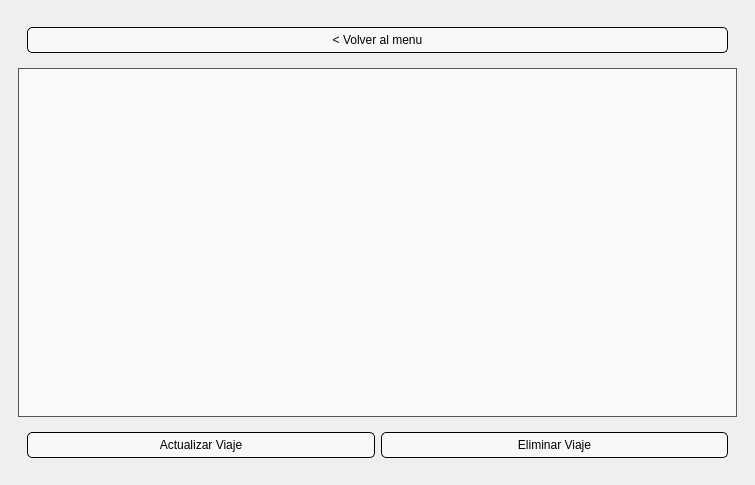
<?xml version="1.0" encoding="UTF-8"?>
<ui version="4.0">
 <class>GestionViajes</class>
 <widget class="QMainWindow" name="GestionViajes">
  <property name="geometry">
   <rect>
    <x>0</x>
    <y>0</y>
    <width>755</width>
    <height>485</height>
   </rect>
  </property>
  <property name="minimumSize">
   <size>
    <width>755</width>
    <height>485</height>
   </size>
  </property>
  <property name="windowTitle">
   <string>Gestión de Viajes</string>
  </property>
  <widget class="QWidget" name="principal">
   <property name="styleSheet">
    <string notr="true">#principal{
background-image: url(:/icons/recursos/media/fondo.jpg);
background-repeat: no-repeat;
background-position: center;
background-attachment: fixed;
}
QTableWidget {
background-color: rgba(255, 255, 255, 150); /* Fondo blanco con 150 de opacidad (0-255) */
color: black; 
border: 1px solid #555; /* Borde gris */
padding: 5px; /* Espaciado interno */
}
QTableWidget::item {
padding: 5px; /* Espaciado interno en cada item */
color: black; 
margin: 5px; /* Espaciado externo en cada item */
}
QTableWidget::item:selected {
background-color: rgba(100, 100, 255, 200); /* Fondo azul al seleccionar un item */
color: black; /* Color del texto al seleccionar */
}
QTableWidget QTableCornerButton::section {
background-color: rgba(255, 255, 255, 50); /* Fondo semitransparente para las cabeceras */
color: black; /* Color del texto en las cabeceras */
border: 1px solid black; /* Borde negro */
}
QTableWidget::horizontalHeader {
background-color: rgba(255, 255, 255, 50); /* Fondo semitransparente para las cabeceras horizontales */
color: black; /* Color del texto en las cabeceras */
border: 1px solid black; /* Borde negro */
}
QPushButton {
background-color: rgba(255, 255, 255, 150); /* Fondo semitransparente para los botones */
color: black; /* Color del texto en los botones */
border: 1px solid black; /* Borde negro */
padding: 5px; /* Espaciado interno */
border-radius: 5px; /* Bordes redondeados */
}
QPushButton:hover {
background-color: rgba(200, 200, 200, 200); /* Fondo más oscuro al pasar el ratón */
}
QPushButton:pressed {
background-color: rgba(150, 150, 150, 200); /* Fondo aún más oscuro al presionar */
}</string>
   </property>
   <layout class="QVBoxLayout" name="verticalLayout_3">
    <item>
     <widget class="QWidget" name="widget" native="true">
      <layout class="QVBoxLayout" name="verticalLayout">
       <item>
        <widget class="QWidget" name="widget" native="true">
         <layout class="QHBoxLayout" name="horizontalLayout">
          <item>
           <widget class="QPushButton" name="boton_volver_menu">
            <property name="text">
             <string>&lt; Volver al menu</string>
            </property>
           </widget>
          </item>
         </layout>
        </widget>
       </item>
       <item>
        <widget class="QTableWidget" name="tabla_viajes">
         <property name="styleSheet">
          <string notr="true">QTableWidget {
    background-color: rgba(255, 255, 255, 180); /* Fondo blanco semi-transparente /
    border: 1px solid gray; / Borde negro /
    gridline-color: black; / Líneas de la tabla en negro /
    font-size: 14px;
    selection-background-color: rgba(100, 100, 255, 150); / Color al seleccionar fila /
}

QHeaderView::section {
    background-color: rgba(255, 255, 255, 200); / Fondo blanco para los encabezados /
    font-weight: bold;
    padding: 5px;
}

QTableWidget QHeaderView::section {
    border: none; / Quitar bordes alrededor de los encabezados /
}

QTableWidget QTableCornerButton::section {
    background-color: rgba(255, 255, 255, 200); / Esquina superior izquierda /
}

QHeaderView::section {
    background: rgba(255, 255, 255, 200); / Fondo blanco en los encabezados /
    font-weight: bold; / Negrita en los encabezados /
    border: 1px solid black;
}

QHeaderView::section:disabled {
    background: rgba(220, 220, 220, 180); / Fondo de encabezados deshabilitados /
}

QHeaderView::section {
    border: 1px solid black; / Borde negro /
    padding: 5px;
}

QTableWidget::horizontalHeader {
    qproperty-contains: false; / Deshabilitar la interacción con los encabezados */
}</string>
         </property>
         <attribute name="horizontalHeaderCascadingSectionResizes">
          <bool>true</bool>
         </attribute>
         <attribute name="horizontalHeaderDefaultSectionSize">
          <number>190</number>
         </attribute>
         <attribute name="horizontalHeaderStretchLastSection">
          <bool>true</bool>
         </attribute>
        </widget>
       </item>
       <item>
        <widget class="QWidget" name="widget" native="true">
         <layout class="QHBoxLayout" name="horizontalLayout_2">
          <item>
           <widget class="QPushButton" name="boton_actualizar">
            <property name="text">
             <string>Actualizar Viaje</string>
            </property>
           </widget>
          </item>
          <item>
           <widget class="QPushButton" name="boton_eliminar">
            <property name="text">
             <string>Eliminar Viaje</string>
            </property>
           </widget>
          </item>
         </layout>
        </widget>
       </item>
      </layout>
     </widget>
    </item>
   </layout>
  </widget>
 </widget>
 <resources>
  <include location="recursos.qrc"/>
 </resources>
 <connections/>
</ui>
